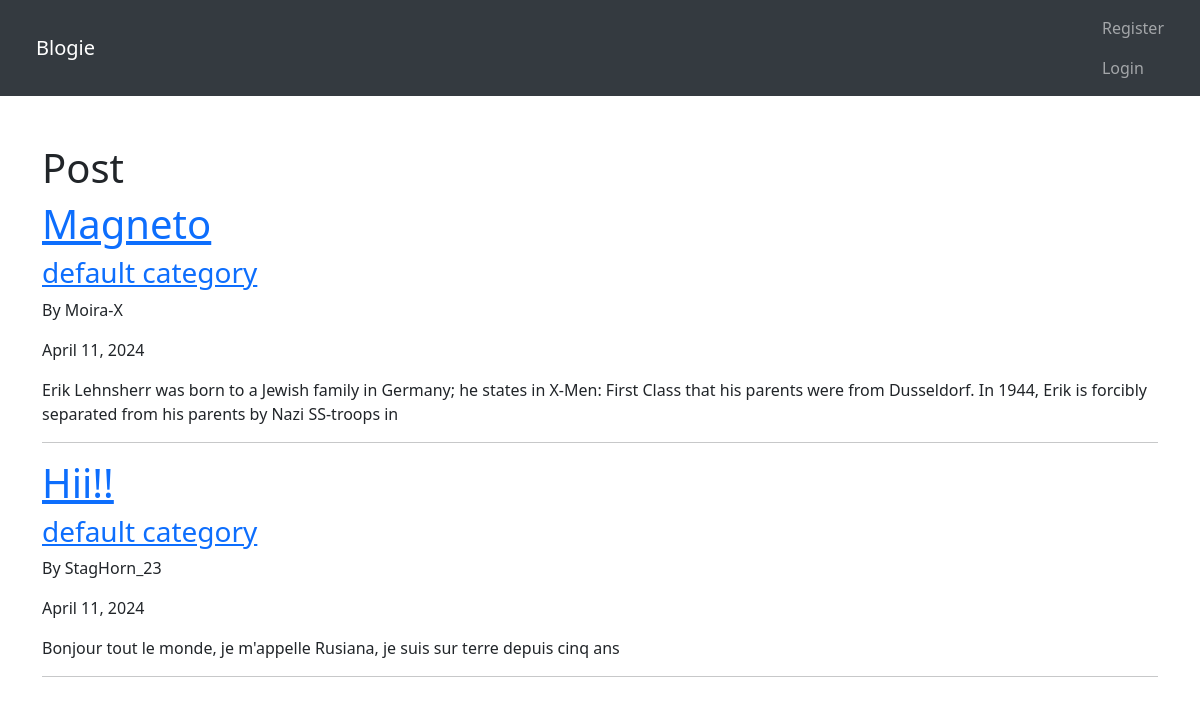
The app's page /, older data.
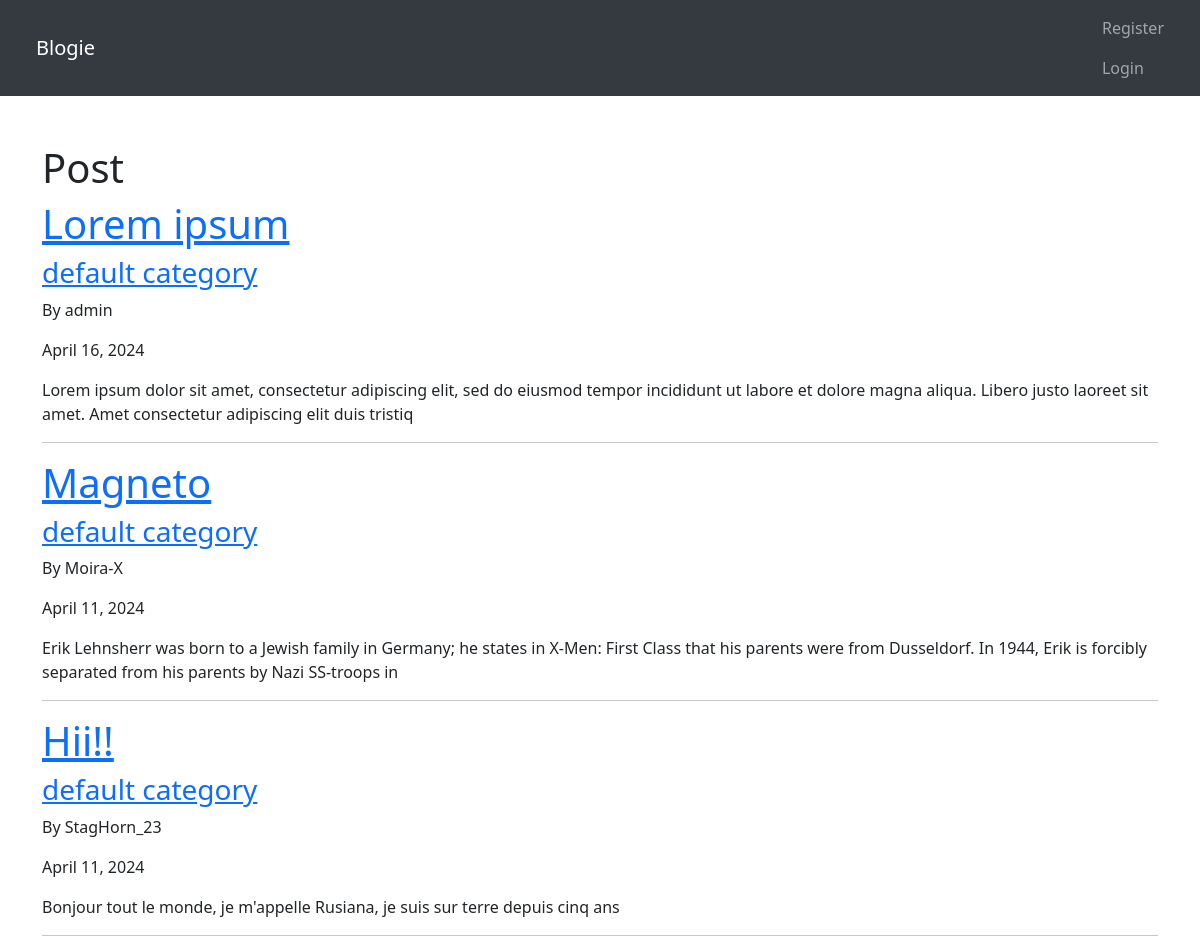
The same page, newer data.
### blog/models.py (models this page shows, shortened)
class Post(models.Model):
    title = models.CharField(max_length=255)
    title_tag = models.CharField(max_length=255, default='')
    author = models.ForeignKey(User, on_delete=models.CASCADE)
    date_posted = models.DateField(auto_now_add=True)
    body = models.TextField()
    category = models.CharField(max_length=255, default='default category')

### blog/views.py (the view)
# urls.py: path('', HomeView.as_view(), name='home'),
class HomeView(ListView):
    model = Post
    template_name = 'blog/home.html'
    ordering = ['-date_posted']

### blog/templates/blog/home.html
{% extends "blog/base.html" %}
{% block content %}
<h1>Post</h1>
    {% for post in object_list %}
        <a href="{% url 'article-detail' post.pk %}"><h1>{{ post.title }}</h1></a>
        <a href="{% url 'category' post.category %}"><h3>{{ post.category }}</h3></a>
        <p>By {{ post.author }}</p>
        <p>{{ post.date_posted }}</p>
        <p>{{ post.body|slice:":200"|safe }}</p>
        <hr>
    {% endfor %}
{% endblock %}

Row changes from the older to the newer data that the page shows:
added Post: title "Lorem ipsum", category "default category", author "admin", date_posted "April 16, 2024", body "Lorem ipsum dolor sit amet, consectetur adipiscing elit, sed do eiusmod tempor incididunt ut labore et dolore magna aliqua. Libero justo laoreet sit amet. Amet consectetur adipiscing elit duis tristiq"
